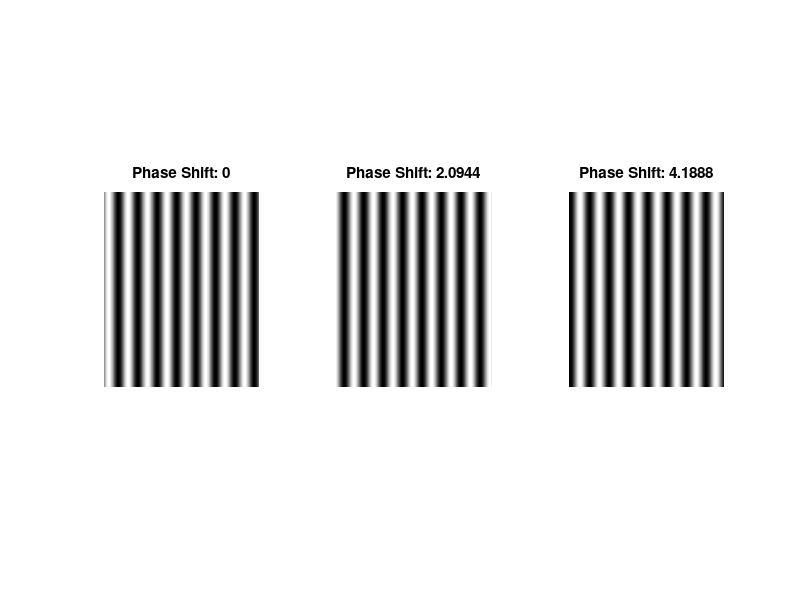

MATLAB code to generate this figure:
% 이미지 크기(pixel), pattern반복 수 설정
width = 912;
height = 1140;
stripe_num = 8;

% pixel size 그리드 형성, 앞서 정한 pattern반복 수를 구현할 frequency 구현
[X, Y] = meshgrid(1:width, 1:height);
frequency = stripe_num * (1 / 912);

% intensity 최대, 최소 값 (일단, 0-255로 두었다)
min_value = 0;
max_value = 255;

% normalizing (pattern은 -1, 1의 범위를 갖는 sin함수 결과 값이다. 이걸 0-255까지 바꿔야함)
normalize = @(pattern) (pattern - min(pattern(:))) / (max(pattern(:)) - min(pattern(:))) * (max_value - min_value) + min_value;

% Phase shifting(2*pi/3씩), orginal fringe를 0으로 시작하게 하려고 -pi/2 하였다. 
phase_shifts = [0, 2*pi/3, 4*pi/3];

% 이미지를 표시하고 파일로 저장
figure;

% Cell array to store normalized fringe patterns
fringe_patterns_normalized = cell(1, length(phase_shifts));

for i = 1:length(phase_shifts)
    % Fringe pattern 생성
    phase_shift = phase_shifts(i);
    fringe_pattern = sin(2 * pi * frequency * X + phase_shift);

    % normalizing
    fringe_pattern_normalized = normalize(fringe_pattern);
    
    % Store the normalized fringe pattern in the cell array
    fringe_patterns_normalized{i} = fringe_pattern_normalized;
    
    % subplot 및 이미지 표시, bmp로 저장
    subplot(1, length(phase_shifts), i);
    imshow(fringe_pattern_normalized, [min_value, max_value]);
    title(['Phase Shift: ' num2str(phase_shift)]);
    filename = ['fringe_pattern_shifted_normalized_' num2str(i) '.bmp'];
    imwrite(uint8(fringe_pattern_normalized), filename);
end